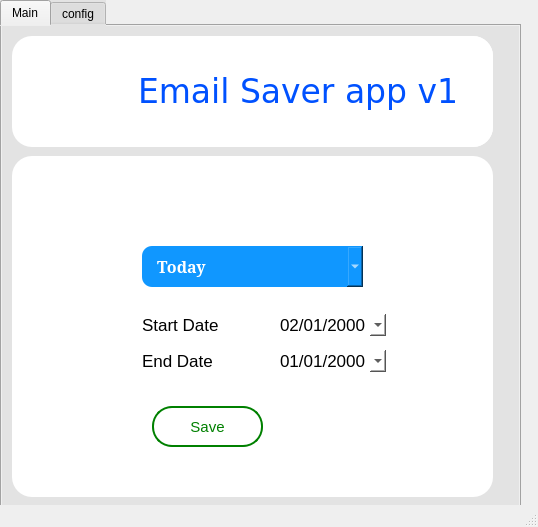
<?xml version="1.0" encoding="UTF-8"?>
<ui version="4.0">
 <class>MainWindow</class>
 <widget class="QMainWindow" name="MainWindow">
  <property name="geometry">
   <rect>
    <x>0</x>
    <y>0</y>
    <width>538</width>
    <height>527</height>
   </rect>
  </property>
  <property name="windowTitle">
   <string>MainWindow</string>
  </property>
  <widget class="QWidget" name="centralwidget">
   <property name="styleSheet">
    <string notr="true">background-color : whitergb(231, 231, 231)</string>
   </property>
   <widget class="QTabWidget" name="tabWidget">
    <property name="geometry">
     <rect>
      <x>0</x>
      <y>0</y>
      <width>521</width>
      <height>511</height>
     </rect>
    </property>
    <property name="styleSheet">
     <string notr="true">background-color :  rgb(227, 227, 227);</string>
    </property>
    <property name="currentIndex">
     <number>0</number>
    </property>
    <widget class="QWidget" name="Main">
     <attribute name="title">
      <string>Main</string>
     </attribute>
     <widget class="QWidget" name="widget" native="true">
      <property name="geometry">
       <rect>
        <x>10</x>
        <y>10</y>
        <width>481</width>
        <height>111</height>
       </rect>
      </property>
      <property name="styleSheet">
       <string notr="true">background-color : white;
border-radius : 20px;
</string>
      </property>
      <layout class="QHBoxLayout" name="horizontalLayout">
       <item>
        <widget class="QLabel" name="label_2">
         <property name="minimumSize">
          <size>
           <width>120</width>
           <height>100</height>
          </size>
         </property>
         <property name="maximumSize">
          <size>
           <width>100</width>
           <height>100</height>
          </size>
         </property>
         <property name="text">
          <string/>
         </property>
         <property name="pixmap">
          <pixmap resource="../emailapp.qrc">:/icons/email.png</pixmap>
         </property>
         <property name="scaledContents">
          <bool>true</bool>
         </property>
        </widget>
       </item>
       <item>
        <widget class="QLabel" name="label">
         <property name="font">
          <font>
           <family>Verdana</family>
           <pointsize>25</pointsize>
           <bold>false</bold>
          </font>
         </property>
         <property name="styleSheet">
          <string notr="true">color : rgb(0, 81, 255)</string>
         </property>
         <property name="text">
          <string>Email Saver app v1</string>
         </property>
        </widget>
       </item>
      </layout>
     </widget>
     <widget class="QWidget" name="widget_2" native="true">
      <property name="enabled">
       <bool>true</bool>
      </property>
      <property name="geometry">
       <rect>
        <x>10</x>
        <y>130</y>
        <width>481</width>
        <height>341</height>
       </rect>
      </property>
      <property name="styleSheet">
       <string notr="true">QWidget{
background-color : white;
border-radius : 20px;
}

QComboBox{
border-radius : 10px;
padding-left : 15px;
}

QPushButton{
background-color: white;
border :2px solid green;
color : green;
padding : 10px 5px;
font-size : 15px;
}

QPushButton:checked{
	background-color : rgb(202, 255, 233)
}</string>
      </property>
      <widget class="QComboBox" name="selected_option">
       <property name="geometry">
        <rect>
         <x>130</x>
         <y>90</y>
         <width>221</width>
         <height>41</height>
        </rect>
       </property>
       <property name="styleSheet">
        <string notr="true">font-family : serif;
font-size : 16px;
font-weight : 600;
background-color : rgb(16, 151, 255);
color : white;
border : none;</string>
       </property>
       <item>
        <property name="text">
         <string>Today</string>
        </property>
       </item>
       <item>
        <property name="text">
         <string>Yesterday</string>
        </property>
       </item>
       <item>
        <property name="text">
         <string>Date Range</string>
        </property>
       </item>
      </widget>
      <widget class="QLabel" name="label_3">
       <property name="geometry">
        <rect>
         <x>40</x>
         <y>80</y>
         <width>60</width>
         <height>60</height>
        </rect>
       </property>
       <property name="minimumSize">
        <size>
         <width>60</width>
         <height>60</height>
        </size>
       </property>
       <property name="maximumSize">
        <size>
         <width>60</width>
         <height>60</height>
        </size>
       </property>
       <property name="text">
        <string/>
       </property>
       <property name="pixmap">
        <pixmap resource="../emailapp.qrc">:/icons/date.png</pixmap>
       </property>
       <property name="scaledContents">
        <bool>true</bool>
       </property>
      </widget>
      <widget class="QPushButton" name="save_button">
       <property name="geometry">
        <rect>
         <x>140</x>
         <y>250</y>
         <width>111</width>
         <height>41</height>
        </rect>
       </property>
       <property name="styleSheet">
        <string notr="true"/>
       </property>
       <property name="text">
        <string>Save</string>
       </property>
       <property name="icon">
        <iconset>
         <normaloff>../icons/true.png</normaloff>../icons/true.png</iconset>
       </property>
       <property name="iconSize">
        <size>
         <width>25</width>
         <height>25</height>
        </size>
       </property>
       <property name="checkable">
        <bool>true</bool>
       </property>
       <property name="checked">
        <bool>false</bool>
       </property>
       <property name="autoExclusive">
        <bool>true</bool>
       </property>
      </widget>
      <widget class="QWidget" name="date_column" native="true">
       <property name="enabled">
        <bool>true</bool>
       </property>
       <property name="geometry">
        <rect>
         <x>130</x>
         <y>150</y>
         <width>244</width>
         <height>76</height>
        </rect>
       </property>
       <property name="autoFillBackground">
        <bool>false</bool>
       </property>
       <property name="styleSheet">
        <string notr="true">font-size : 17px;</string>
       </property>
       <layout class="QVBoxLayout" name="verticalLayout">
        <item>
         <layout class="QHBoxLayout" name="horizontalLayout_2">
          <item>
           <widget class="QLabel" name="label_4">
            <property name="styleSheet">
             <string notr="true"/>
            </property>
            <property name="text">
             <string>Start Date</string>
            </property>
           </widget>
          </item>
          <item>
           <spacer name="horizontalSpacer_3">
            <property name="orientation">
             <enum>Qt::Horizontal</enum>
            </property>
            <property name="sizeHint" stdset="0">
             <size>
              <width>28</width>
              <height>18</height>
             </size>
            </property>
           </spacer>
          </item>
          <item>
           <widget class="QDateEdit" name="dateEdit">
            <property name="displayFormat">
             <string>MM/dd/yyyy</string>
            </property>
            <property name="calendarPopup">
             <bool>true</bool>
            </property>
            <property name="date">
             <date>
              <year>2000</year>
              <month>2</month>
              <day>1</day>
             </date>
            </property>
           </widget>
          </item>
         </layout>
        </item>
        <item>
         <layout class="QHBoxLayout" name="horizontalLayout_3">
          <item>
           <widget class="QLabel" name="label_5">
            <property name="text">
             <string>End Date</string>
            </property>
           </widget>
          </item>
          <item>
           <spacer name="horizontalSpacer_2">
            <property name="orientation">
             <enum>Qt::Horizontal</enum>
            </property>
            <property name="sizeHint" stdset="0">
             <size>
              <width>28</width>
              <height>18</height>
             </size>
            </property>
           </spacer>
          </item>
          <item>
           <widget class="QDateEdit" name="dateEdit_2">
            <property name="displayFormat">
             <string>MM/dd/yyyy</string>
            </property>
            <property name="calendarPopup">
             <bool>true</bool>
            </property>
           </widget>
          </item>
         </layout>
        </item>
       </layout>
      </widget>
     </widget>
    </widget>
    <widget class="QWidget" name="config">
     <attribute name="title">
      <string>config</string>
     </attribute>
     <widget class="QWidget" name="widget_3" native="true">
      <property name="geometry">
       <rect>
        <x>20</x>
        <y>40</y>
        <width>481</width>
        <height>381</height>
       </rect>
      </property>
      <widget class="QLabel" name="label_6">
       <property name="geometry">
        <rect>
         <x>20</x>
         <y>140</y>
         <width>51</width>
         <height>41</height>
        </rect>
       </property>
       <property name="text">
        <string/>
       </property>
       <property name="pixmap">
        <pixmap resource="../emailapp.qrc">:/icons/path.png</pixmap>
       </property>
       <property name="scaledContents">
        <bool>true</bool>
       </property>
      </widget>
      <widget class="QLineEdit" name="path">
       <property name="geometry">
        <rect>
         <x>90</x>
         <y>150</y>
         <width>371</width>
         <height>31</height>
        </rect>
       </property>
       <property name="styleSheet">
        <string notr="true">font-family : serif;
font-size : 16px;
font-weight : 600;
background-color : rgb(16, 151, 255);
color : white;
border : none;</string>
       </property>
      </widget>
      <widget class="QWidget" name="widget_4" native="true">
       <property name="geometry">
        <rect>
         <x>0</x>
         <y>0</y>
         <width>481</width>
         <height>111</height>
        </rect>
       </property>
       <property name="styleSheet">
        <string notr="true">background-color : white;
border-radius : 20px;
</string>
       </property>
       <layout class="QHBoxLayout" name="horizontalLayout_4">
        <item>
         <widget class="QLabel" name="label_7">
          <property name="minimumSize">
           <size>
            <width>120</width>
            <height>100</height>
           </size>
          </property>
          <property name="maximumSize">
           <size>
            <width>100</width>
            <height>100</height>
           </size>
          </property>
          <property name="text">
           <string/>
          </property>
          <property name="pixmap">
           <pixmap resource="../emailapp.qrc">:/icons/email.png</pixmap>
          </property>
          <property name="scaledContents">
           <bool>true</bool>
          </property>
         </widget>
        </item>
        <item>
         <widget class="QLabel" name="label_8">
          <property name="font">
           <font>
            <family>Verdana</family>
            <pointsize>25</pointsize>
            <bold>false</bold>
           </font>
          </property>
          <property name="styleSheet">
           <string notr="true">color : rgb(0, 81, 255)</string>
          </property>
          <property name="text">
           <string>Email Saver app v1</string>
          </property>
         </widget>
        </item>
       </layout>
      </widget>
      <widget class="QLabel" name="label_9">
       <property name="geometry">
        <rect>
         <x>20</x>
         <y>190</y>
         <width>51</width>
         <height>41</height>
        </rect>
       </property>
       <property name="text">
        <string/>
       </property>
       <property name="pixmap">
        <pixmap resource="../emailapp.qrc">:/icons/path.png</pixmap>
       </property>
       <property name="scaledContents">
        <bool>true</bool>
       </property>
      </widget>
      <widget class="QLineEdit" name="url">
       <property name="geometry">
        <rect>
         <x>90</x>
         <y>200</y>
         <width>371</width>
         <height>31</height>
        </rect>
       </property>
       <property name="styleSheet">
        <string notr="true">font-family : serif;
font-size : 16px;
font-weight : 600;
background-color : rgb(16, 151, 255);
color : white;
border : none;</string>
       </property>
      </widget>
     </widget>
    </widget>
   </widget>
  </widget>
  <widget class="QStatusBar" name="statusbar"/>
 </widget>
 <resources>
  <include location="../emailapp.qrc"/>
 </resources>
 <connections/>
</ui>
